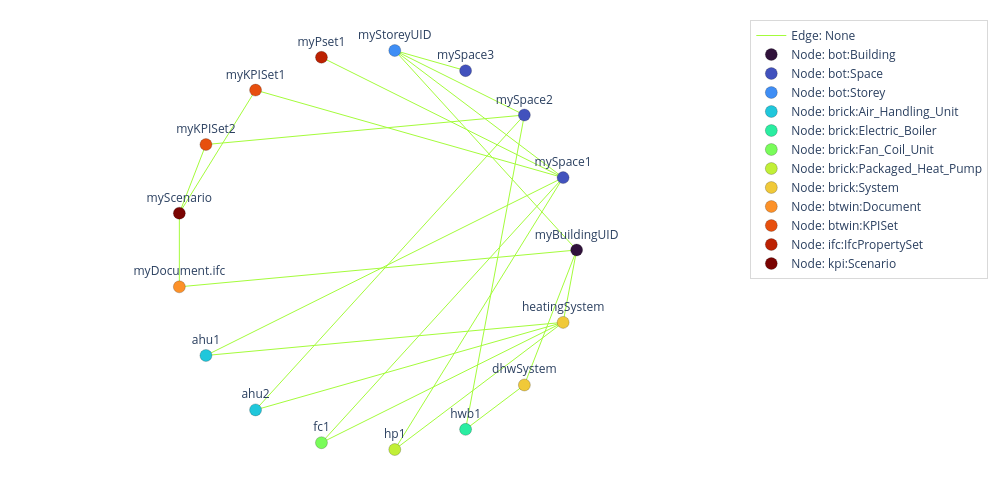

The cell this chart's notebook holds for it:
### Code cell
# Render the graph as an interactive Plotly figure.
# legendOutside=True moves the type legend beside the canvas to avoid overlap.
GraphPlot.NetworkXByPlotly(
        nxGraph=nxGraph,
        showNodeLabels = True,
        showEdgeLabels = False,
        nodeColorMap = "Turbo",     
        nodeSize = 12,               
        nodeOpacity = 1.0,
        edgeColorMap = "Turbo",
        edgeWidth = 1.0,
        savePath = None,     
        figsize = (1000, 500),  
        showLegend = True,
        layout = "circular",
        layoutSeed  = 42,
        legendOutside = True,  
    )

### Figure 1 — Plotly figure (JSON) as saved in the notebook; plotly's stock layout.template omitted (floating-point values rounded to 4 significant figures)
{"data": [{"hoverinfo": "skip", "line": {"color": "rgb(164, 252, 59)", "width": 1}, "mode": "lines", "name": "Edge: None", "showlegend": true, "type": "scatter", "x": [0.9325, 0.09227, null, 0.9325, -0.2737, null, 0.739, 0.09227, null, 0.4457, 0.09227, null, 0.09227, 1, null, -0.6026, 0.9325, null, -0.6026, -0.983, null, -0.8502, 0.739, null, -0.8502, -0.983, null, -0.983, 1, null, -0.983, -0.983, null, -0.8502, 0.9325, null, -0.8502, 0.9325, null, -0.6026, 0.9325, null, -0.6026, 0.739, null, -0.2737, 0.9325, null, -0.2737, 0.9325, null, 0.09227, 0.9325, null, 0.09227, 0.9325, null, 0.4457, 0.739, null, 0.4457, 0.739, null, 0.739, 1, null, 0.9325, 1, null], "y": [0.3612, 0.9957, null, 0.3612, 0.9618, null, 0.6737, 0.9957, null, 0.8952, 0.9957, null, 0.9957, 5.259e-09, null, 0.798, 0.3612, null, 0.798, 0.1837, null, 0.5264, 0.6737, null, 0.5264, 0.1837, null, -0.1837, 5.259e-09, null, -0.1837, 0.1837, null, -0.5264, -0.3612, null, -0.5264, 0.3612, null, -0.798, -0.3612, null, -0.798, 0.6737, null, -0.9618, -0.3612, null, -0.9618, 0.3612, null, -0.9957, -0.3612, null, -0.9957, 0.3612, null, -0.8952, -0.6737, null, -0.8952, 0.6737, null, -0.6737, 5.259e-09, null, -0.3612, 5.259e-09, null]}, {"hoverinfo": "text", "hovertext": ["<b>myBuildingName</b><br>type: bot:Building<br>id: myBuildingUID"], "marker": {"color": "rgb(48, 18, 59)", "line": {"color": "rgba(0,0,0,0.4)", "width": 0.5}, "opacity": 1, "size": 12}, "mode": "markers+text", "name": "Node: bot:Building", "showlegend": true, "text": ["myBuildingUID"], "textposition": "top center", "type": "scatter", "x": [1], "y": [5.259e-09]}, {"hoverinfo": "text", "hovertext": ["<b>mySpaceName1</b><br>type: bot:Space<br>id: mySpace1", "<b>mySpaceName2</b><br>type: bot:Space<br>id: mySpace2", "<b>mySpaceName3</b><br>type: bot:Space<br>id: mySpace3"], "marker": {"color": "rgb(66, 82, 189)", "line": {"color": "rgba(0,0,0,0.4)", "width": 0.5}, "opacity": 1, "size": 12}, "mode": "markers+text", "name": "Node: bot:Space", "showlegend": true, "text": ["mySpace1", "mySpace2", "mySpace3"], "textposition": "top center", "type": "scatter", "x": [0.9325, 0.739, 0.4457], "y": [0.3612, 0.6737, 0.8952]}, {"hoverinfo": "text", "hovertext": ["<b>myStoreyName</b><br>type: bot:Storey<br>id: myStoreyUID"], "marker": {"color": "rgb(63, 142, 245)", "line": {"color": "rgba(0,0,0,0.4)", "width": 0.5}, "opacity": 1, "size": 12}, "mode": "markers+text", "name": "Node: bot:Storey", "showlegend": true, "text": ["myStoreyUID"], "textposition": "top center", "type": "scatter", "x": [0.09227], "y": [0.9957]}, {"hoverinfo": "text", "hovertext": ["<b>AHU (below ceiling)</b><br>type: brick:Air_Handling_Unit<br>id: ahu1", "<b>AHU (below ceiling)</b><br>type: brick:Air_Handling_Unit<br>id: ahu2"], "marker": {"color": "rgb(32, 199, 219)", "line": {"color": "rgba(0,0,0,0.4)", "width": 0.5}, "opacity": 1, "size": 12}, "mode": "markers+text", "name": "Node: brick:Air_Handling_Unit", "showlegend": true, "text": ["ahu1", "ahu2"], "textposition": "top center", "type": "scatter", "x": [-0.8502, -0.6026], "y": [-0.5264, -0.798]}, {"hoverinfo": "text", "hovertext": ["<b>Hot water boiler</b><br>type: brick:Electric_Boiler<br>id: hwb1"], "marker": {"color": "rgb(42, 237, 161)", "line": {"color": "rgba(0,0,0,0.4)", "width": 0.5}, "opacity": 1, "size": 12}, "mode": "markers+text", "name": "Node: brick:Electric_Boiler", "showlegend": true, "text": ["hwb1"], "textposition": "top center", "type": "scatter", "x": [0.4457], "y": [-0.8952]}, {"hoverinfo": "text", "hovertext": ["<b>Fan coil</b><br>type: brick:Fan_Coil_Unit<br>id: fc1"], "marker": {"color": "rgb(121, 252, 90)", "line": {"color": "rgba(0,0,0,0.4)", "width": 0.5}, "opacity": 1, "size": 12}, "mode": "markers+text", "name": "Node: brick:Fan_Coil_Unit", "showlegend": true, "text": ["fc1"], "textposition": "top center", "type": "scatter", "x": [-0.2737], "y": [-0.9618]}, {"hoverinfo": "text", "hovertext": ["<b>Heat pump</b><br>type: brick:Packaged_Heat_Pump<br>id: hp1"], "marker": {"color": "rgb(193, 239, 55)", "line": {"color": "rgba(0,0,0,0.4)", "width": 0.5}, "opacity": 1, "size": 12}, "mode": "markers+text", "name": "Node: brick:Packaged_Heat_Pump", "showlegend": true, "text": ["hp1"], "textposition": "top center", "type": "scatter", "x": [0.09227], "y": [-0.9957]}, {"hoverinfo": "text", "hovertext": ["<b>dhwSystem</b><br>type: brick:System<br>id: dhwSystem", "<b>heatingSystem</b><br>type: brick:System<br>id: heatingSystem"], "marker": {"color": "rgb(240, 201, 57)", "line": {"color": "rgba(0,0,0,0.4)", "width": 0.5}, "opacity": 1, "size": 12}, "mode": "markers+text", "name": "Node: brick:System", "showlegend": true, "text": ["dhwSystem", "heatingSystem"], "textposition": "top center", "type": "scatter", "x": [0.739, 0.9325], "y": [-0.6737, -0.3612]}, {"hoverinfo": "text", "hovertext": ["<b>Modello IFC edificio</b><br>type: btwin:Document<br>id: myDocument.ifc"], "marker": {"color": "rgb(252, 145, 41)", "line": {"color": "rgba(0,0,0,0.4)", "width": 0.5}, "opacity": 1, "size": 12}, "mode": "markers+text", "name": "Node: btwin:Document", "showlegend": true, "text": ["myDocument.ifc"], "textposition": "top center", "type": "scatter", "x": [-0.983], "y": [-0.1837]}, {"hoverinfo": "text", "hovertext": ["<b>KPISet 1</b><br>type: btwin:KPISet<br>id: myKPISet1", "<b>KPISet 2</b><br>type: btwin:KPISet<br>id: myKPISet2"], "marker": {"color": "rgb(231, 79, 14)", "line": {"color": "rgba(0,0,0,0.4)", "width": 0.5}, "opacity": 1, "size": 12}, "mode": "markers+text", "name": "Node: btwin:KPISet", "showlegend": true, "text": ["myKPISet1", "myKPISet2"], "textposition": "top center", "type": "scatter", "x": [-0.6026, -0.8502], "y": [0.798, 0.5264]}, {"hoverinfo": "text", "hovertext": ["<b>Property Set 1</b><br>type: ifc:IfcPropertySet<br>id: myPset1"], "marker": {"color": "rgb(188, 33, 2)", "line": {"color": "rgba(0,0,0,0.4)", "width": 0.5}, "opacity": 1, "size": 12}, "mode": "markers+text", "name": "Node: ifc:IfcPropertySet", "showlegend": true, "text": ["myPset1"], "textposition": "top center", "type": "scatter", "x": [-0.2737], "y": [0.9618]}, {"hoverinfo": "text", "hovertext": ["<b>My scenario</b><br>type: kpi:Scenario<br>id: myScenario"], "marker": {"color": "rgb(122, 4, 2)", "line": {"color": "rgba(0,0,0,0.4)", "width": 0.5}, "opacity": 1, "size": 12}, "mode": "markers+text", "name": "Node: kpi:Scenario", "showlegend": true, "text": ["myScenario"], "textposition": "top center", "type": "scatter", "x": [-0.983], "y": [0.1837]}], "layout": {"height": 500, "hovermode": "closest", "legend": {"bgcolor": "rgba(255,255,255,0.7)", "bordercolor": "rgba(0,0,0,0.15)", "borderwidth": 1, "orientation": "v", "x": 1.02, "xanchor": "left", "y": 1, "yanchor": "top"}, "margin": {"b": 20, "l": 20, "r": 220, "t": 20}, "width": 1000, "xaxis": {"visible": false}, "yaxis": {"scaleanchor": "x", "scaleratio": 1, "visible": false}}}
